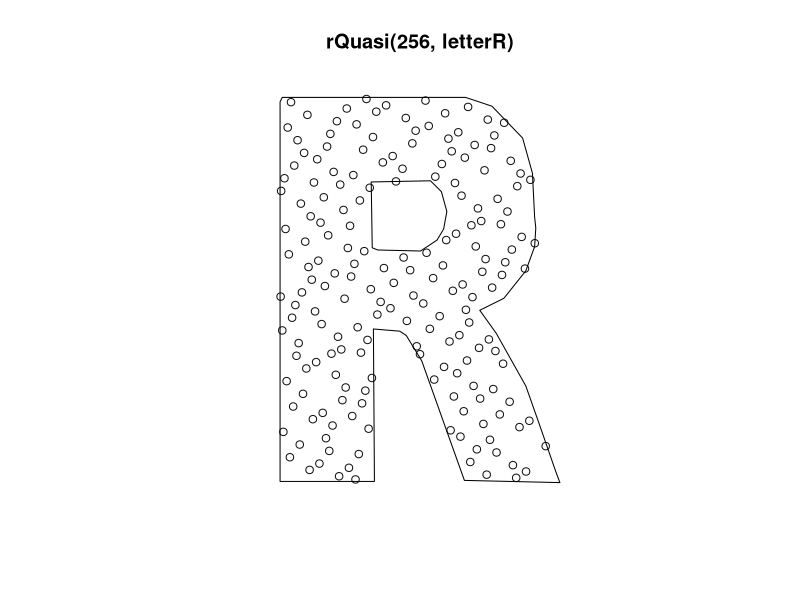

This chart was generated by the following R code:
library(spatstat)


### Name: rQuasi
### Title: Generate Quasirandom Point Pattern in Given Window
### Aliases: rQuasi
### Keywords: spatial datagen

### ** Examples

   plot(rQuasi(256, letterR))
